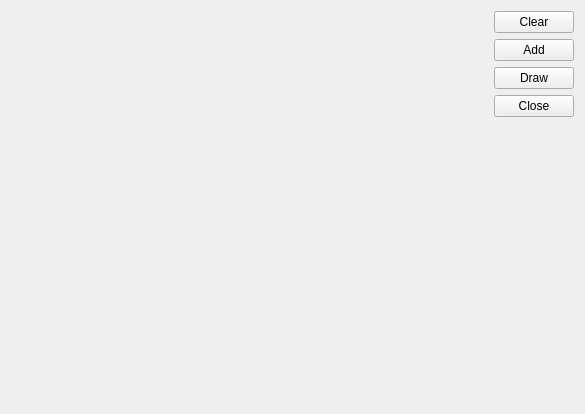
<?xml version="1.0" encoding="UTF-8"?>
<ui version="4.0">
 <class>MainWindow</class>
 <widget class="QMainWindow" name="MainWindow">
  <property name="geometry">
   <rect>
    <x>0</x>
    <y>0</y>
    <width>585</width>
    <height>414</height>
   </rect>
  </property>
  <property name="windowTitle">
   <string>MainWindow</string>
  </property>
  <property name="styleSheet">
   <string notr="true"/>
  </property>
  <widget class="QWidget" name="centralWidget">
   <property name="sizePolicy">
    <sizepolicy hsizetype="Fixed" vsizetype="Preferred">
     <horstretch>0</horstretch>
     <verstretch>0</verstretch>
    </sizepolicy>
   </property>
   <layout class="QHBoxLayout" name="horizontalLayout">
    <item>
     <widget class="GLWidget" name="glwidget" native="true">
      <property name="sizePolicy">
       <sizepolicy hsizetype="Expanding" vsizetype="Preferred">
        <horstretch>0</horstretch>
        <verstretch>0</verstretch>
       </sizepolicy>
      </property>
     </widget>
    </item>
    <item>
     <layout class="QVBoxLayout" name="verticalLayout">
      <item>
       <widget class="QPushButton" name="pushButtonClear">
        <property name="text">
         <string>Clear</string>
        </property>
       </widget>
      </item>
      <item>
       <widget class="QPushButton" name="pushButtonAddPoint">
        <property name="text">
         <string>Add</string>
        </property>
       </widget>
      </item>
      <item>
       <widget class="QPushButton" name="pushButtonDraw">
        <property name="text">
         <string>Draw</string>
        </property>
       </widget>
      </item>
      <item>
       <widget class="QPushButton" name="pushButtonClose">
        <property name="text">
         <string>Close</string>
        </property>
       </widget>
      </item>
      <item>
       <spacer name="verticalSpacer">
        <property name="orientation">
         <enum>Qt::Vertical</enum>
        </property>
        <property name="sizeHint" stdset="0">
         <size>
          <width>20</width>
          <height>40</height>
         </size>
        </property>
       </spacer>
      </item>
     </layout>
    </item>
   </layout>
  </widget>
 </widget>
 <layoutdefault spacing="6" margin="11"/>
 <customwidgets>
  <customwidget>
   <class>GLWidget</class>
   <extends>QWidget</extends>
   <header location="global">glwidget.h</header>
   <container>1</container>
  </customwidget>
 </customwidgets>
 <resources/>
 <connections>
  <connection>
   <sender>pushButtonClose</sender>
   <signal>released()</signal>
   <receiver>MainWindow</receiver>
   <slot>close()</slot>
   <hints>
    <hint type="sourcelabel">
     <x>343</x>
     <y>95</y>
    </hint>
    <hint type="destinationlabel">
     <x>292</x>
     <y>206</y>
    </hint>
   </hints>
  </connection>
 </connections>
</ui>
